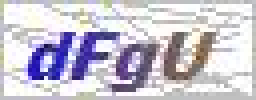
#> input picture ocr_image2.jpg, 64 x 25 px (shown 4 times larger)
$ python ocr.py
#> lines starting #> are read from the running program, lines starting #| are printed output that depends on the picture; after the words box and inside, x2 and y2 are one past the last pixel; in counts of white or black regions, pixels touching at a corner belong together
# -*- coding:utf-8 -*-
from time import sleep

import tesserocr
from PIL import Image

# image = Image.open('ocr_image.png')

# image = image.convert('1')
threshold = 180
for t in range(180, 181):
    image = Image.open('ocr_image2.jpg')
#> image is the input picture: PIL image 64x25 RGB; mean R, G, B 200.1, 196.3, 208.5
    image = image.convert('L')
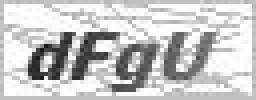
#> image: PIL image 64x25 L (shown 4 times larger); min 24, max 255, mean 198.8
    table = []
    for i in range(256):
        if i < t:
            table.append(0)
        else:
            table.append(1)
    image = image.point(table, '1')
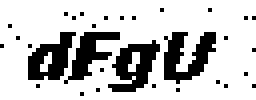
#> image: PIL image 64x25 1 (shown 4 times larger); 77.3% white; 31 black regions (27 under 20 px), largest, box (x1, y1, x2, y2) and area: (41, 8, 54, 21) 94, (27, 10, 40, 23) 89, (7, 8, 19, 20) 81, (16, 8, 30, 21) 72
    image.show()
#> (the run stopped early here; a loop or call above may not have finished)
